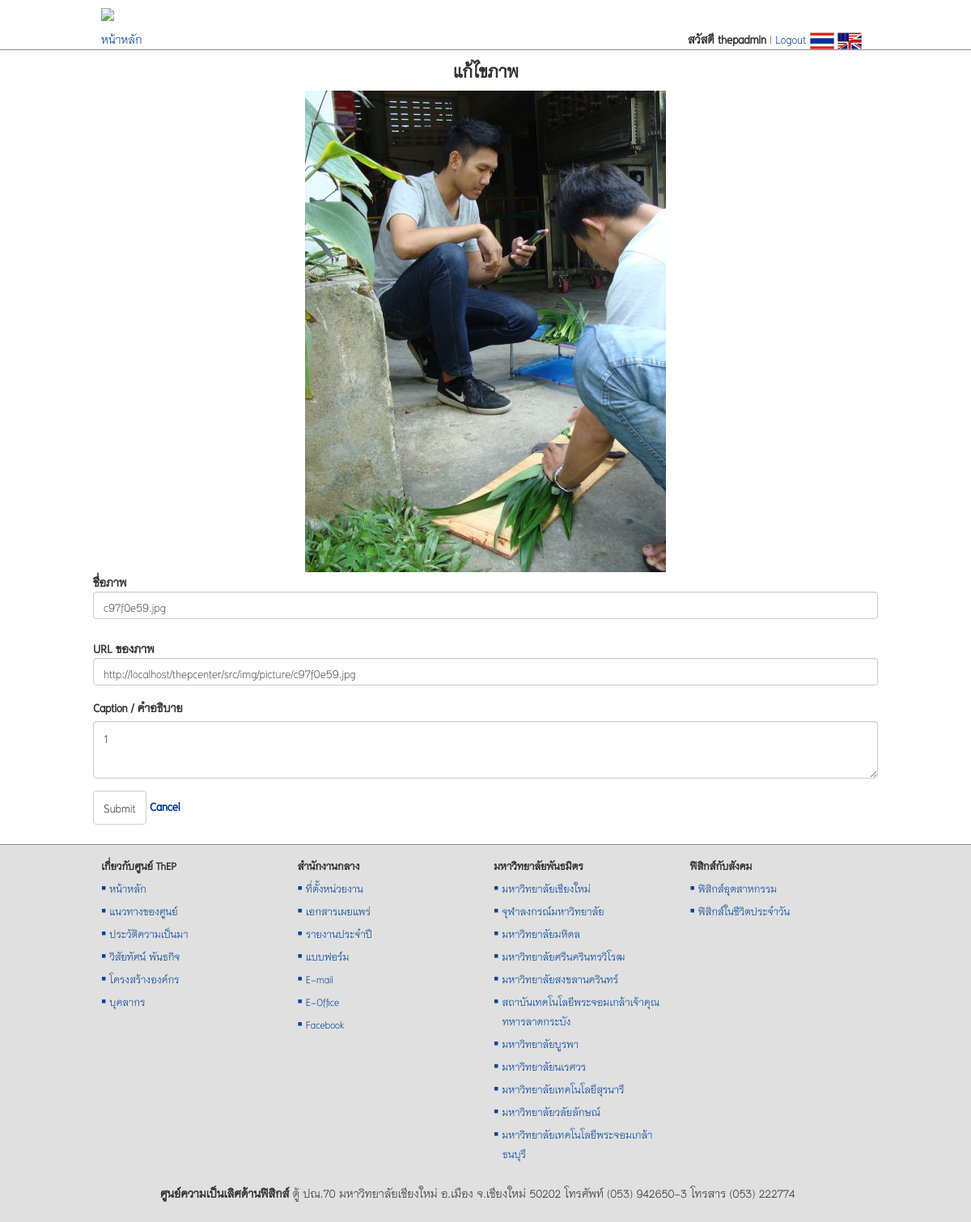
Page /views/edit-picture.php?edit_id=110 (signed in) on the committed database.
### tables this page shows
CREATE TABLE `tb_picture` (
  `id` int(11) NOT NULL auto_increment,
  `name` varchar(255) NOT NULL,
  `caption` varchar(255) NOT NULL,
  `gallery_id` int(11) NOT NULL,
  `pic_no` int(11) NOT NULL,
  `type` varchar(255) NOT NULL,
  `size` float NOT NULL,
  `folder` varchar(255) NOT NULL,
  `modified` varchar(255) NOT NULL,
  PRIMARY KEY  (`id`)
);

### src/views/edit-picture.php (the view, shortened to what this page needs)
<?php
if (isset($_GET['edit_id'])) {
    $edit_id = $_GET['edit_id'];
}
$sql = "SELECT * FROM tb_picture WHERE id = $edit_id;";
$result = mysql_query($sql);
$p = mysql_fetch_array($result);
?>
</head>
<body>
    <div class="container">
        <div class="row">
            <h2 class="text-center">แก้ไขภาพ</h2>
            <form role="form" name="form1" method="post" action="<?php echo $_SERVER['PHP_SELF']; ?>" enctype="multipart/form-data">
                <p class="text-center"><img style="max-width: 100%; height: auto;" src="../img/picture/<?php echo $p['name']; ?>"></p>
                <div>
                    <p><strong>ชื่อภาพ</strong></p>
                    <p class="p-input"><?php echo $p['name'] ?></p>
                    <p>&nbsp;</p>
                </div>
                <div class="form-group">
                    <p><strong>URL ของภาพ</strong></p>
                    <p class="p-input"><?php echo BASEPATH . 'img/picture/' . $p['name'] ?></p>
                </div>
                <div class="form-group">
                    <label>Caption / คำอธิบาย</label>
                    <textarea class="form-control" name="caption" rows="2"><?php echo $p['caption'] ?></textarea>
                </div>
                <input type="submit" value="Submit" class="btn btn-default"> <a href="gallery.php?gal_id=<?php echo $p['gallery_id']; ?>" style="font-weight: bold;">Cancel</a>
            </form>
        </div>
    </div>
</body>
</html>

### src/themes/assets/css/docs.css (style rules this page uses)
body { position: relative; padding-top: 50px; }

### src/style/main.css (style rules this page uses)
body { margin: 0; padding: 0; width: 100%; background-color: #FFF; font-family: 'TH Niramit AS'; font-size: 20px; line-height: 24px; color: #333; }
h1, h2, h3, h4, h5, h6, .h1, .h2, .h3, .h4, .h5, .h6 { font-family: 'TH Niramit AS'; font-weight: bold; }
a { text-decoration: none; color: #039; }
h1, h2, h3 { margin-top: 10px; margin-bottom: 8px; }
p { margin: 0 }
.form-control { font-size: 20px; }
.btn { font-size: 20px; }
.p-input { display: block; width: 100%; height: 34px; padding: 6px 12px; color: #555; vertical-align: middle; background-color: #fff; border: 1px solid #ccc; border-radius: 4px; -webkit-box-shadow: inset 0 1px 1px rgba(0,0,0,0.075); box-shadow: inset 0 1px 1px rgba(0,0,0,0.075); -webkit-transition: border-color ease-in-out .15s, box-shadow ease-in-out .15s; transition: border-color ease-in-out .15s, box-shadow ease-in-out .15s; }
@media (min-width: 1200px) { .container { max-width: 100%; } }
@media (min-width: 1200px) { .container > .row, footer > .row { width: 970px; margin: auto; } }

### rows in the picture
tb_picture: name (picture), name "c97f0e59.jpg", caption "1"

### other values in the picture
$output "สวัสดี thepadmin | Logout"
BASEPATH "http://localhost/thepcenter/src/"
